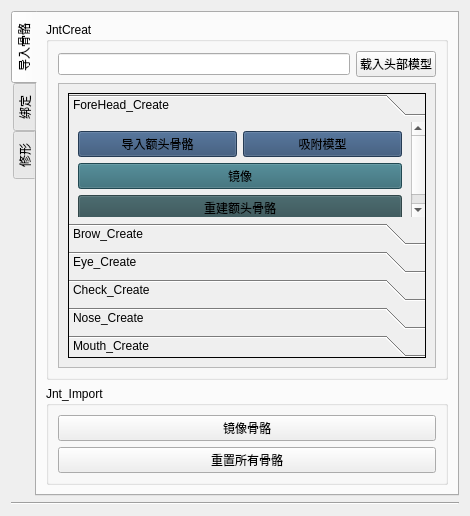
<?xml version="1.0" encoding="UTF-8"?>
<ui version="4.0">
 <class>faceUI_Form</class>
 <widget class="QWidget" name="faceUI_Form">
  <property name="geometry">
   <rect>
    <x>0</x>
    <y>0</y>
    <width>470</width>
    <height>516</height>
   </rect>
  </property>
  <property name="windowTitle">
   <string>faceUI_Win</string>
  </property>
  <layout class="QGridLayout" name="gridLayout">
   <item row="0" column="0">
    <layout class="QVBoxLayout" name="verticalLayout">
     <item>
      <widget class="QTabWidget" name="tabWidget">
       <property name="layoutDirection">
        <enum>Qt::LeftToRight</enum>
       </property>
       <property name="tabPosition">
        <enum>QTabWidget::West</enum>
       </property>
       <property name="tabShape">
        <enum>QTabWidget::Rounded</enum>
       </property>
       <property name="currentIndex">
        <number>0</number>
       </property>
       <widget class="QWidget" name="tabWidgetPage1">
        <attribute name="title">
         <string>导入骨骼</string>
        </attribute>
        <layout class="QGridLayout" name="gridLayout_2">
         <item row="1" column="0">
          <widget class="QGroupBox" name="groupBox">
           <property name="title">
            <string>JntCreat</string>
           </property>
           <layout class="QGridLayout" name="gridLayout_4">
            <item row="1" column="0">
             <widget class="QScrollArea" name="scrollArea">
              <property name="widgetResizable">
               <bool>true</bool>
              </property>
              <widget class="QWidget" name="scrollAreaWidgetContents">
               <property name="geometry">
                <rect>
                 <x>0</x>
                 <y>0</y>
                 <width>385</width>
                 <height>308</height>
                </rect>
               </property>
               <layout class="QGridLayout" name="gridLayout_3">
                <item row="0" column="0">
                 <widget class="QToolBox" name="toolBox">
                  <property name="frameShape">
                   <enum>QFrame::Box</enum>
                  </property>
                  <property name="currentIndex">
                   <number>0</number>
                  </property>
                  <widget class="QWidget" name="page_4">
                   <property name="geometry">
                    <rect>
                     <x>0</x>
                     <y>0</y>
                     <width>365</width>
                     <height>132</height>
                    </rect>
                   </property>
                   <attribute name="label">
                    <string>ForeHead_Create</string>
                   </attribute>
                   <layout class="QGridLayout" name="gridLayout_7">
                    <item row="0" column="0">
                     <layout class="QGridLayout" name="gridLayout_6">
                      <item row="0" column="0">
                       <widget class="QPushButton" name="importForeHeadBone_pushButton">
                        <property name="styleSheet">
                         <string notr="true">background-color: rgba(46, 76, 113, 247);</string>
                        </property>
                        <property name="text">
                         <string>导入额头骨骼</string>
                        </property>
                       </widget>
                      </item>
                      <item row="0" column="1">
                       <widget class="QPushButton" name="snapForeHeadMeshToHeadMesh_pushButton">
                        <property name="styleSheet">
                         <string notr="true">background-color: rgba(46, 76, 113, 247);</string>
                        </property>
                        <property name="text">
                         <string>吸附模型</string>
                        </property>
                       </widget>
                      </item>
                      <item row="2" column="0" colspan="2">
                       <widget class="QPushButton" name="rebulidForeHeadBone_pushButton">
                        <property name="styleSheet">
                         <string notr="true">background-color: rgba(46, 76, 80, 220);</string>
                        </property>
                        <property name="text">
                         <string>重建额头骨骼</string>
                        </property>
                       </widget>
                      </item>
                      <item row="1" column="0" colspan="2">
                       <widget class="QPushButton" name="foreHeadBoneMir_pushButton">
                        <property name="styleSheet">
                         <string notr="true">background-color: rgb(46, 101, 113);</string>
                        </property>
                        <property name="text">
                         <string>镜像</string>
                        </property>
                       </widget>
                      </item>
                     </layout>
                    </item>
                   </layout>
                  </widget>
                  <widget class="QWidget" name="page_5">
                   <property name="geometry">
                    <rect>
                     <x>0</x>
                     <y>0</y>
                     <width>377</width>
                     <height>98</height>
                    </rect>
                   </property>
                   <attribute name="label">
                    <string>Brow_Create</string>
                   </attribute>
                  </widget>
                  <widget class="QWidget" name="page_6">
                   <property name="geometry">
                    <rect>
                     <x>0</x>
                     <y>0</y>
                     <width>377</width>
                     <height>98</height>
                    </rect>
                   </property>
                   <attribute name="label">
                    <string>Eye_Create</string>
                   </attribute>
                  </widget>
                  <widget class="QWidget" name="page_7">
                   <property name="geometry">
                    <rect>
                     <x>0</x>
                     <y>0</y>
                     <width>377</width>
                     <height>98</height>
                    </rect>
                   </property>
                   <attribute name="label">
                    <string>Check_Create</string>
                   </attribute>
                  </widget>
                  <widget class="QWidget" name="page_8">
                   <property name="geometry">
                    <rect>
                     <x>0</x>
                     <y>0</y>
                     <width>377</width>
                     <height>98</height>
                    </rect>
                   </property>
                   <attribute name="label">
                    <string>Nose_Create</string>
                   </attribute>
                  </widget>
                  <widget class="QWidget" name="page_9">
                   <property name="geometry">
                    <rect>
                     <x>0</x>
                     <y>0</y>
                     <width>377</width>
                     <height>98</height>
                    </rect>
                   </property>
                   <attribute name="label">
                    <string>Mouth_Create</string>
                   </attribute>
                  </widget>
                 </widget>
                </item>
               </layout>
              </widget>
             </widget>
            </item>
            <item row="0" column="0">
             <layout class="QHBoxLayout" name="horizontalLayout_2">
              <item>
               <widget class="QLineEdit" name="loadHeadMesh_lineEdit"/>
              </item>
              <item>
               <widget class="QPushButton" name="loadHeadMesh_pushButton">
                <property name="text">
                 <string>载入头部模型</string>
                </property>
               </widget>
              </item>
             </layout>
            </item>
           </layout>
          </widget>
         </item>
         <item row="2" column="0">
          <widget class="QGroupBox" name="groupBox_2">
           <property name="title">
            <string>Jnt_Import</string>
           </property>
           <layout class="QGridLayout" name="gridLayout_5">
            <item row="1" column="0">
             <widget class="QPushButton" name="rebulidAllBone_pushButton">
              <property name="text">
               <string>重置所有骨骼</string>
              </property>
             </widget>
            </item>
            <item row="0" column="0">
             <widget class="QPushButton" name="bneMir_pushButton">
              <property name="text">
               <string>镜像骨骼</string>
              </property>
             </widget>
            </item>
           </layout>
          </widget>
         </item>
        </layout>
       </widget>
       <widget class="QWidget" name="tabWidgetPage2">
        <attribute name="title">
         <string>绑定</string>
        </attribute>
        <widget class="QPushButton" name="pushButton_2">
         <property name="geometry">
          <rect>
           <x>410</x>
           <y>30</y>
           <width>75</width>
           <height>23</height>
          </rect>
         </property>
         <property name="text">
          <string>LoadMesh</string>
         </property>
        </widget>
        <widget class="QPushButton" name="pushButton_3">
         <property name="geometry">
          <rect>
           <x>80</x>
           <y>460</y>
           <width>75</width>
           <height>23</height>
          </rect>
         </property>
         <property name="text">
          <string>Rigging</string>
         </property>
        </widget>
       </widget>
       <widget class="QWidget" name="tabWidgetPage3">
        <attribute name="title">
         <string>修形</string>
        </attribute>
        <widget class="QGroupBox" name="groupBox_3">
         <property name="geometry">
          <rect>
           <x>40</x>
           <y>30</y>
           <width>301</width>
           <height>371</height>
          </rect>
         </property>
         <property name="title">
          <string>BlendShape</string>
         </property>
        </widget>
       </widget>
      </widget>
     </item>
     <item>
      <widget class="Line" name="line">
       <property name="orientation">
        <enum>Qt::Horizontal</enum>
       </property>
      </widget>
     </item>
    </layout>
   </item>
  </layout>
 </widget>
 <resources/>
 <connections/>
</ui>
